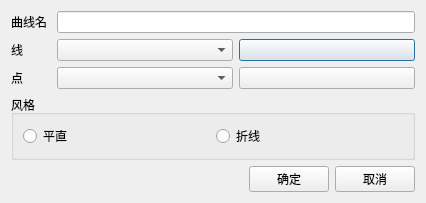
<?xml version="1.0" encoding="UTF-8"?>
<ui version="4.0">
 <class>PSV_CfgDlg_Curve</class>
 <widget class="QDialog" name="PSV_CfgDlg_Curve">
  <property name="geometry">
   <rect>
    <x>0</x>
    <y>0</y>
    <width>426</width>
    <height>185</height>
   </rect>
  </property>
  <property name="windowTitle">
   <string>编辑曲线属性</string>
  </property>
  <layout class="QVBoxLayout" name="verticalLayout">
   <item>
    <layout class="QGridLayout" name="gridLayout">
     <item row="0" column="0">
      <widget class="QLabel" name="label">
       <property name="maximumSize">
        <size>
         <width>40</width>
         <height>16777215</height>
        </size>
       </property>
       <property name="text">
        <string>曲线名</string>
       </property>
      </widget>
     </item>
     <item row="1" column="0">
      <widget class="QLabel" name="label_2">
       <property name="maximumSize">
        <size>
         <width>40</width>
         <height>16777215</height>
        </size>
       </property>
       <property name="text">
        <string>线</string>
       </property>
      </widget>
     </item>
     <item row="1" column="1">
      <widget class="QComboBox" name="cbox_line"/>
     </item>
     <item row="1" column="2">
      <widget class="QPushButton" name="btn_line">
       <property name="minimumSize">
        <size>
         <width>120</width>
         <height>0</height>
        </size>
       </property>
       <property name="text">
        <string/>
       </property>
      </widget>
     </item>
     <item row="2" column="0">
      <widget class="QLabel" name="label_3">
       <property name="maximumSize">
        <size>
         <width>40</width>
         <height>16777215</height>
        </size>
       </property>
       <property name="text">
        <string>点</string>
       </property>
      </widget>
     </item>
     <item row="2" column="1">
      <widget class="QComboBox" name="cbox_point"/>
     </item>
     <item row="2" column="2">
      <widget class="QPushButton" name="btn_point">
       <property name="minimumSize">
        <size>
         <width>120</width>
         <height>0</height>
        </size>
       </property>
       <property name="text">
        <string/>
       </property>
      </widget>
     </item>
     <item row="3" column="0" colspan="3">
      <widget class="QGroupBox" name="groupBox">
       <property name="title">
        <string>风格</string>
       </property>
       <layout class="QHBoxLayout" name="horizontalLayout_2">
        <item>
         <layout class="QHBoxLayout" name="horizontalLayout">
          <item>
           <widget class="QRadioButton" name="rbtn_parellel">
            <property name="text">
             <string>平直</string>
            </property>
           </widget>
          </item>
          <item>
           <widget class="QRadioButton" name="rbtn_line">
            <property name="text">
             <string>折线</string>
            </property>
           </widget>
          </item>
         </layout>
        </item>
       </layout>
      </widget>
     </item>
     <item row="0" column="1" colspan="2">
      <widget class="QLineEdit" name="lineEdit"/>
     </item>
    </layout>
   </item>
   <item>
    <layout class="QHBoxLayout" name="horizontalLayout_3">
     <item>
      <spacer name="horizontalSpacer">
       <property name="orientation">
        <enum>Qt::Horizontal</enum>
       </property>
       <property name="sizeHint" stdset="0">
        <size>
         <width>40</width>
         <height>20</height>
        </size>
       </property>
      </spacer>
     </item>
     <item>
      <widget class="QPushButton" name="btn_ok">
       <property name="text">
        <string>确定</string>
       </property>
      </widget>
     </item>
     <item>
      <widget class="QPushButton" name="btn_cancel">
       <property name="text">
        <string>取消</string>
       </property>
      </widget>
     </item>
    </layout>
   </item>
  </layout>
 </widget>
 <resources/>
 <connections/>
</ui>
